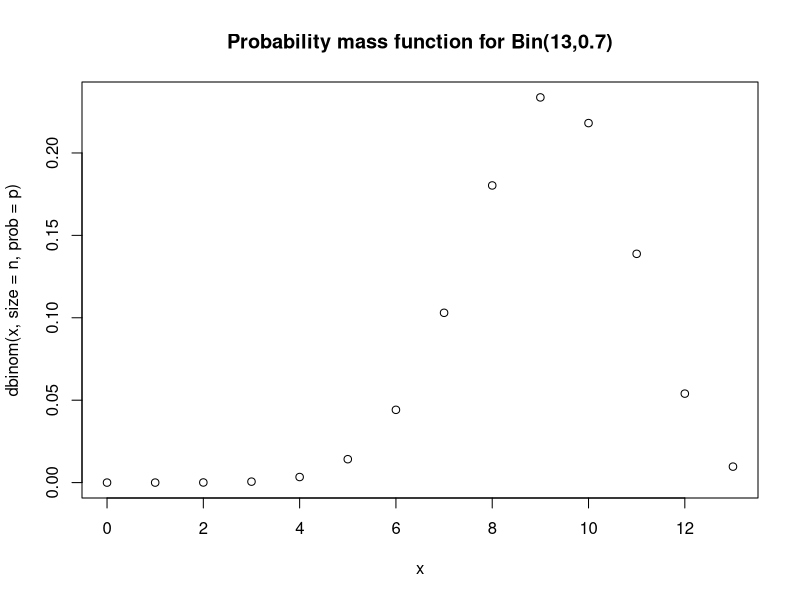
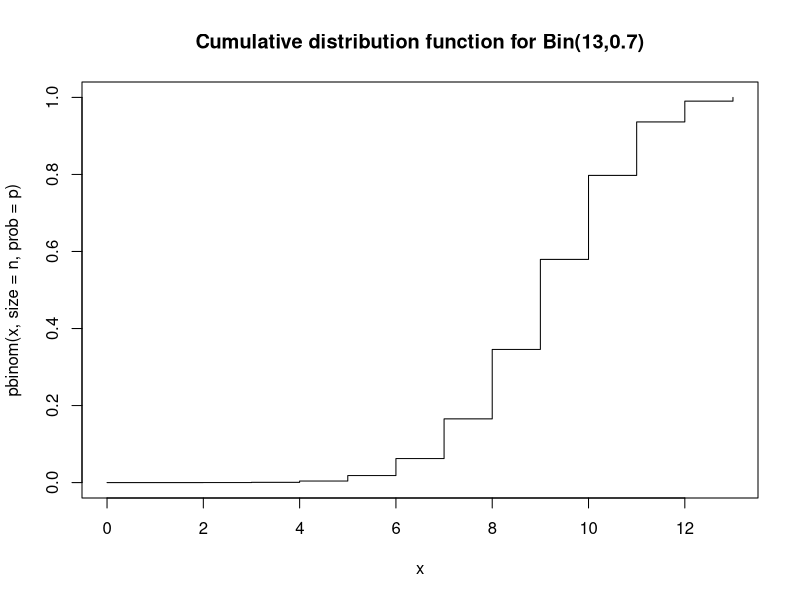
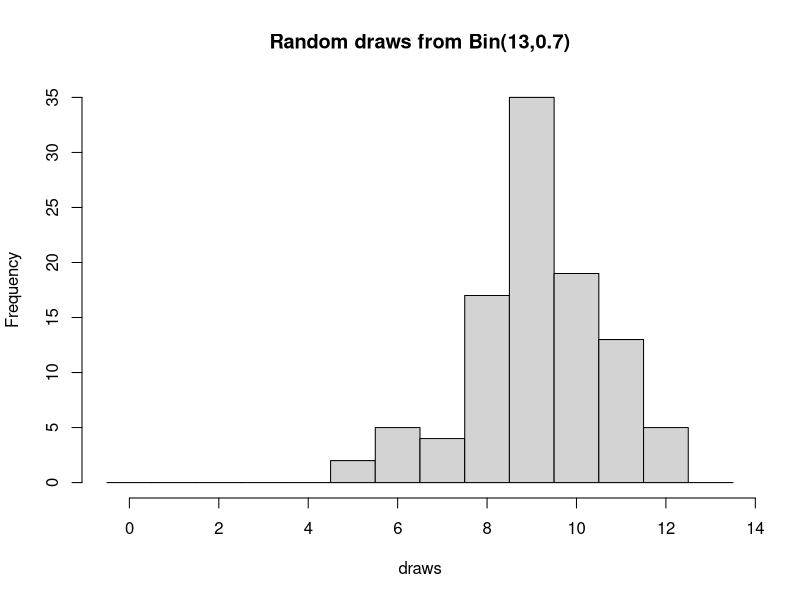
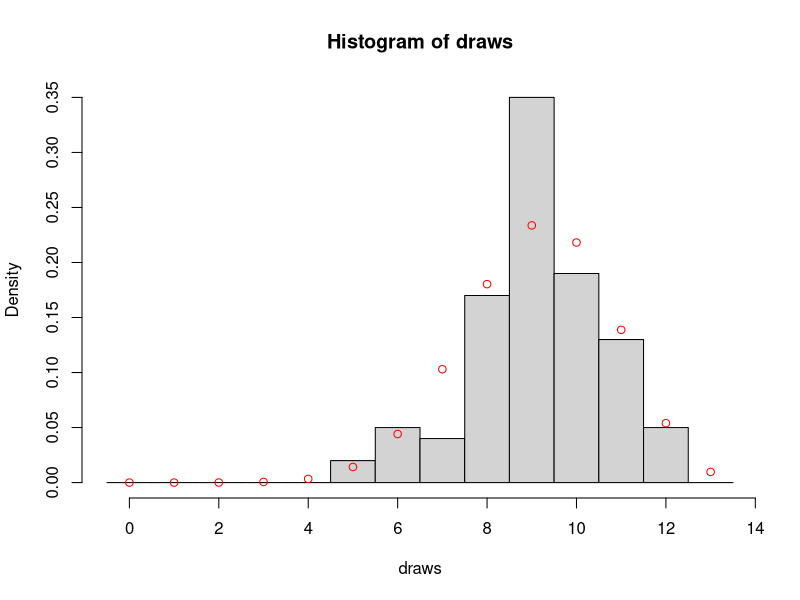
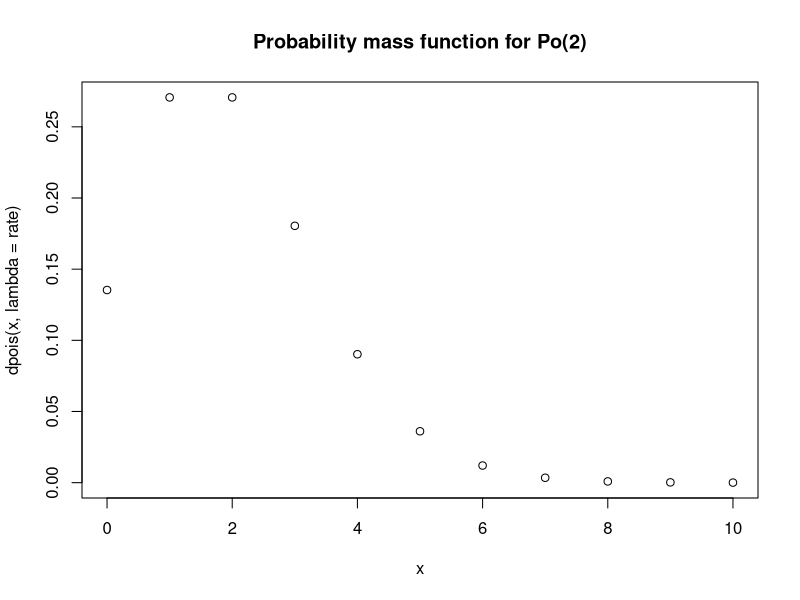
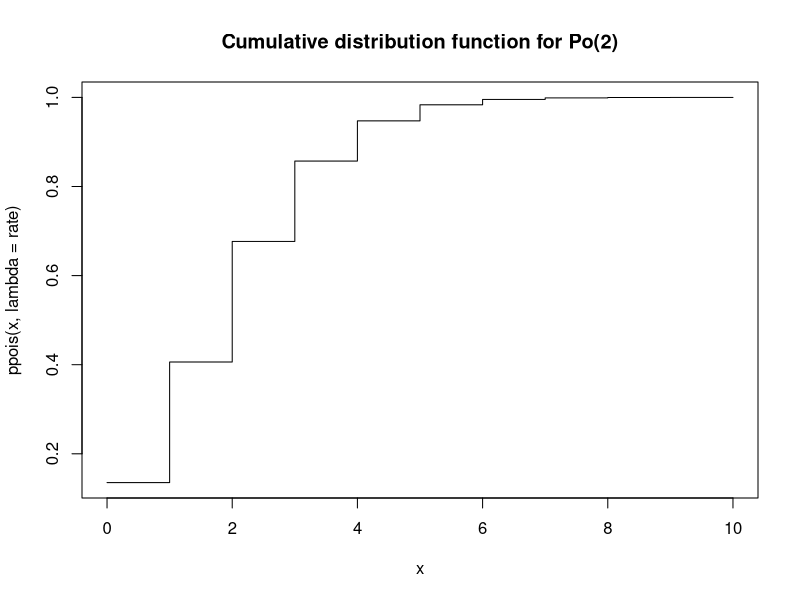
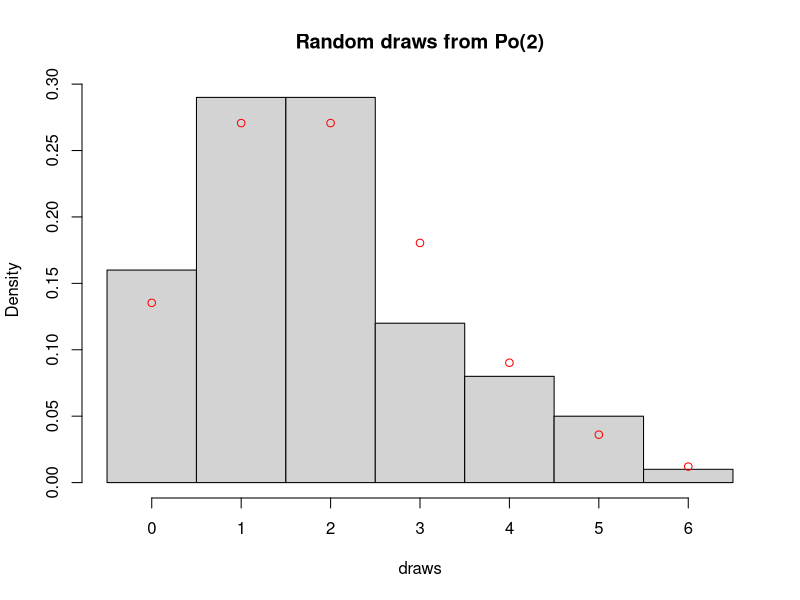

Generate these figures, in order, with R:
# Author: Jarad Niemi
# Date:   2024-09-05
# Purpose: Introduce the binomial and Poisson distributions in R including
#          the use of probability mass functions, cumulative distribuiton 
#          functions, and random variable generation.
#-------------------------------------------------------------------------------


n <- 13
p <- 0.7
dbinom(6, size = n, prob = p)

x <- 0:n
plot(x, dbinom(x, size = n, prob = p), 
     main = "Probability mass function for Bin(13,0.7)")

pbinom(9, size = n, prob = p)

plot(x, pbinom(x, size = n, prob = p), 
     type="s", 
     main = "Cumulative distribution function for Bin(13,0.7)")

draws <- rbinom(100, size = n, prob = p) # draw 100
brks  <- (0:(n+1)) - 0.5
hist(draws, breaks = brks, 
     main = "Random draws from Bin(13,0.7)") 

hist(draws, breaks = brks, probability = TRUE)
points(x, dbinom(x, size = n, prob = p), col="red")



rate <- 2
x <- 0:10 # with no upper limit we need to decide on an upper limit

plot(x, dpois(x, lambda = rate), 
     main = "Probability mass function for Po(2)") 

plot(x, ppois(x, lambda = rate), 
     type="s", 
     main = "Cumulative distribution function for Po(2)")

draws <- rpois(100, lambda = rate)

hist(draws, 
     breaks = (0:(max(draws)+1)) - 0.5, 
     probability = TRUE, 
     main = "Random draws from Po(2)")

points(x, dpois(x, lambda = rate), col="red")
